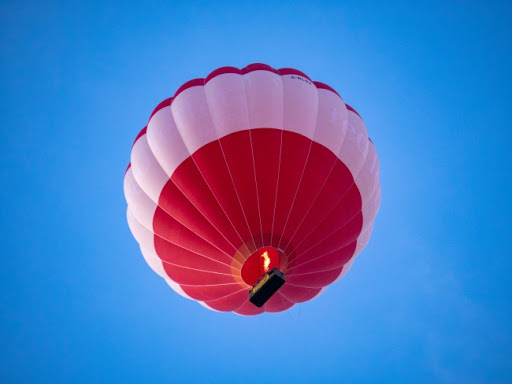
#> input picture image/1.jpg, 512 x 384 px, found by its file name
$ python cutout.py
#> lines starting #> are read from the running program, lines starting #| are printed output that depends on the picture; after the words box and inside, x2 and y2 are one past the last pixel; in counts of white or black regions, pixels touching at a corner belong together
import cv2
import numpy as np
import cvui
import os


path = os.path.abspath(os.path.dirname(__file__))
src = cv2.imread(path + "/image/1.jpg")
#> src is the input picture: shape (384, 512, 3); mean B, G, R 193.7, 122.4, 74.9
hsv = cv2.cvtColor(src, cv2.COLOR_BGR2HSV)
#> hsv: shape (384, 512, 3); mean H, S, V 118.3, 197.7, 211.2

cvui.init("opencv")
#> (this line was passed over: cvui is not available in this run)
frame = np.zeros((800, 800, 3), np.uint8)
floatValue_min = [20.]
floatValue_max = [30.]
h_min = [20.]
h_max = [140.]
while True:
    frame[:] = (49, 52, 49)

    cvui.trackbar(frame, 10, 60, 300, h_min, 0, 179)
#> (this line was passed over: cvui is not available in this run)
    cvui.trackbar(frame, 320, 60, 300, h_max, 0, 179)
#> (this line was passed over: cvui is not available in this run)

    lower_blue = np.array([h_min[0], 90, 90])
    upper_blue = np.array([h_max[0], 255, 255])

    mask = cv2.inRange(hsv, lower_blue, upper_blue)
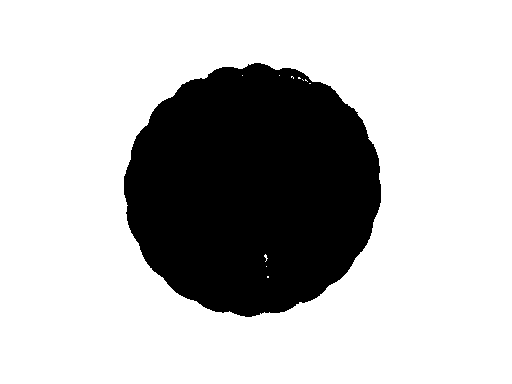
#> mask: shape (384, 512); 74.5% white; 1 black region, box (x1, y1, x2, y2) and area: (124, 63, 381, 317) 50140
    mask = ~mask
    dest = cv2.bitwise_and(src,src, mask= mask)
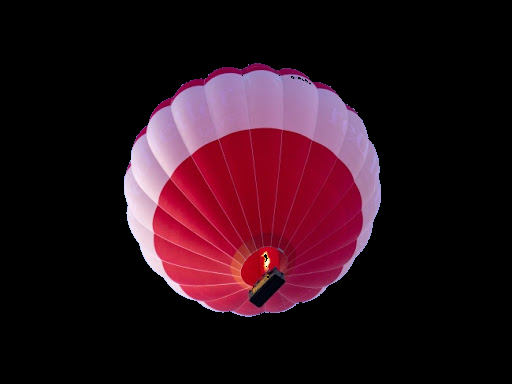
#> dest: shape (384, 512, 3); mean B, G, R 26, 16.5, 42.7
    cvui.image(frame, 20, 120, dest)
#> (this line was passed over: cvui is not available in this run)

    cvui.update()
#> (this line was passed over: cvui is not available in this run)
#> (the run stopped early here; a loop or call above may not have finished)
